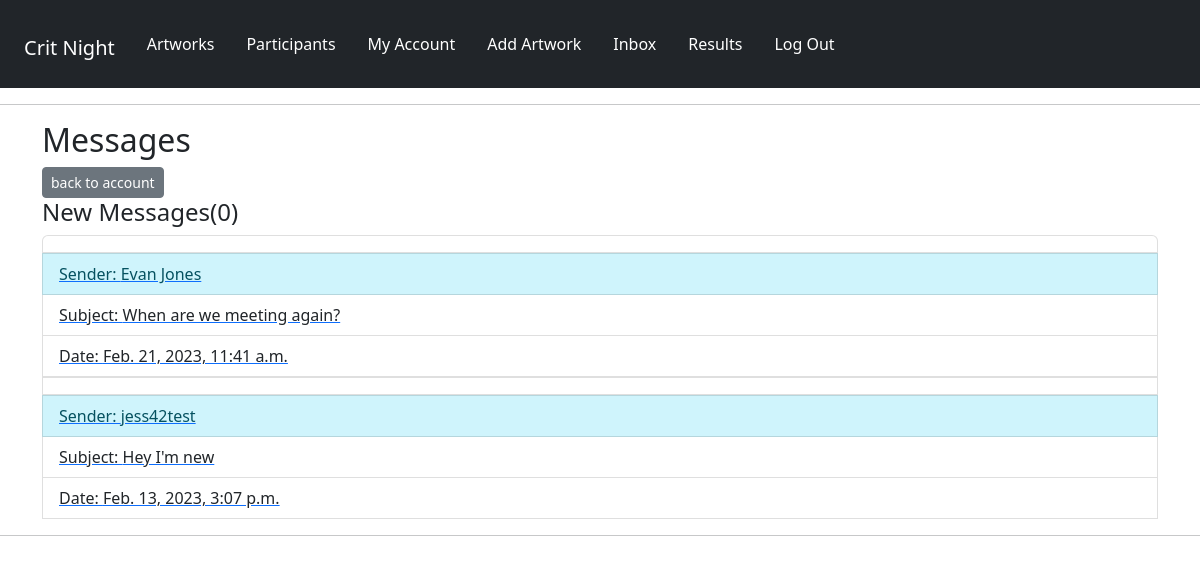
Page /panelists/inbox/ (signed in) on the committed database.
### panelists/models.py (models this page shows, shortened)
class Message(models.Model):
    sender = models.ForeignKey(
        Profile, on_delete=models.SET_NULL, null=True, blank=True
    )
    recipient = models.ForeignKey(
        Profile,
        on_delete=models.SET_NULL,
        null=True,
        blank=True,
        related_name="messages",
    )
    name = models.CharField(max_length=200, null=True, blank=True)
    email = models.EmailField(max_length=200, null=True, blank=True)
    subject = models.CharField(max_length=200, null=True, blank=True)
    body = models.TextField()
    is_read = models.BooleanField(default=False, null=True)
    created = models.DateTimeField(auto_now_add=True)
    id = models.UUIDField(
        default=uuid.uuid4, unique=True, primary_key=True, editable=False
    )
    class Meta:
        ordering = ["is_read", "-created"]

### panelists/views.py (the view)
# urls.py: path("inbox/", views.inbox, name="inbox"),
@login_required(login_url="login")
def inbox(request):
    profile = request.user.profile
    messageRequests = profile.messages.all()
    unreadCount = messageRequests.filter(is_read=False).count()
    context = {"messageRequests": messageRequests, "unreadCount": unreadCount}
    return render(request, "panelists/inbox.html", context)

### panelists/templates/panelists/inbox.html (shortened to what this page needs)
{% extends 'main.html' %}
{% block content %}
<div class="container-md">
    <h2>Messages</h2>
    <a href="{% url 'account' %}" class="btn btn-secondary btn-sm">back to account</a>
<h4>New Messages(<span>{{unreadCount}}</span>)</h4>
  <ul class="list-group">
    {% for message in messageRequests %}
        {% if message.is_read == False %}
    <li class="list-group-item">
        {% else %}
    <li class="list-group-item" message"></li>
        {% endif %}
        <a href="{% url 'message' message.id %}">
        <span class="list-group-item list-group-item-info">Sender: {{message.name}}</span>
        <span class="list-group-item list-group-item-action">Subject: {{message.subject}}</span>
        <span class="list-group-item">Date: {{message.created}}</span>
    </a>
    {% endfor %}
  </ul>
</div>
{% endblock %}

### static/styles/main.css (style rules this page uses)
ul li { list-style: none; }

### rows in the picture
Message: is_read True (drawn), name "Evan Jones", subject "When are we meeting again?", created "Feb. 21, 2023, 11:41 a.m."
Message: is_read True (drawn), name "jess42test", subject "Hey I'm new", created "Feb. 13, 2023, 3:07 p.m."

### other values in the picture
{{ unreadCount }} "0"
